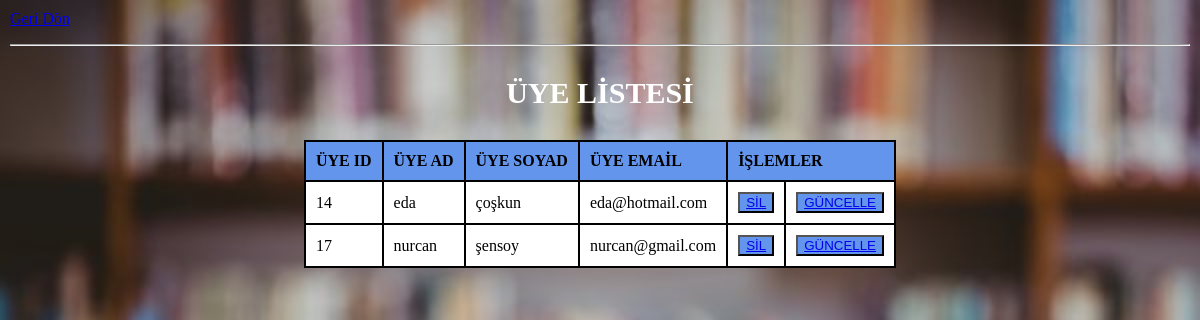
Screenshot of /kütüphane/uye_listele.php with the database file from the repository.
### tables this page shows
CREATE TABLE `uye` (
  `uye_id` int(11) NOT NULL,
  `uye_name` varchar(20) NOT NULL,
  `uye_surname` varchar(20) NOT NULL,
  `address_id` int(11) NOT NULL,
  `uye_email` varchar(50) NOT NULL,
  `uye_sifre` varchar(20) NOT NULL,
  `durum` tinyint(2) NOT NULL DEFAULT 1,
  `kutuphane_id` int(11) NOT NULL
);

### kütüphane/uye_listele.php (the view, shortened to what this page needs)
<?php
$servername = "localhost";
$username = "root";
$password = "";
$db = "kutuphane";
$conn = new mysqli($servername, $username, $password, $db);
$sql = "
		SELECT * FROM uye
	";
$cvp = mysqli_query($conn, $sql);
if (!$cvp) {
    echo '<br>Hata: ' . mysqli_error($conn);
} else {
?>
<body>
<p><a href="yonetici_anasayfa.html">Geri Dön</a>
    <hr>
    <table class="liste">
    <h3>ÜYE LİSTESİ</h3>
        <thead>
            <tr>
                <th>ÜYE ID</th>
                <th>ÜYE AD</th>
                <th>ÜYE SOYAD</th>
                <th>ÜYE EMAİL</th>
                <th colspan="2">İŞLEMLER</th>
            </tr>
        </thead>
        <tbody>
            <?php while ($row = mysqli_fetch_array($cvp)) { ?>
                <tr>
                    <td><?= $row["uye_id"]; ?></td>
                    <td><?= $row["uye_name"]; ?></td>
                    <td><?= $row["uye_surname"]; ?></td>
                    <td><?= $row["uye_email"]; ?></td>
                    <td><button type="button" style="background-color: #6495ed;"><a href="delete-process.php?uye_id=<?= $row["uye_id"]; ?>">SİL</a></button></td>
                    <td><button type="button" style="background-color: #6495ed;"><a href="guncelle.php?uye_id=<?= $row["uye_id"]; ?>">GÜNCELLE</a></button></td>
                </tr>
            <?php } ?>
        </tbody>
    </table>
<?php
}
?>
</body>

### kütüphane/uye_listele.php (style rules this page uses)
body { background:url("raf.jpg"); background-size: 100% 100%; margin:0 auto; color: black; margin: 10; }
h3 { color: white; font-size: 30px; text-align: center; }
table, th, td { border: 2px solid black; border-collapse: collapse; background-color: white; padding: 10px; text-align: left; }
th { background-color: #6495ed; }
.liste { margin-left: auto; margin-right: auto; }

### rows the page displays
uye: uye_id "14", uye_name "eda", uye_surname "çoşkun", uye_email "eda@hotmail.com"
uye: uye_id "17", uye_name "nurcan", uye_surname "şensoy", uye_email "nurcan@gmail.com"
